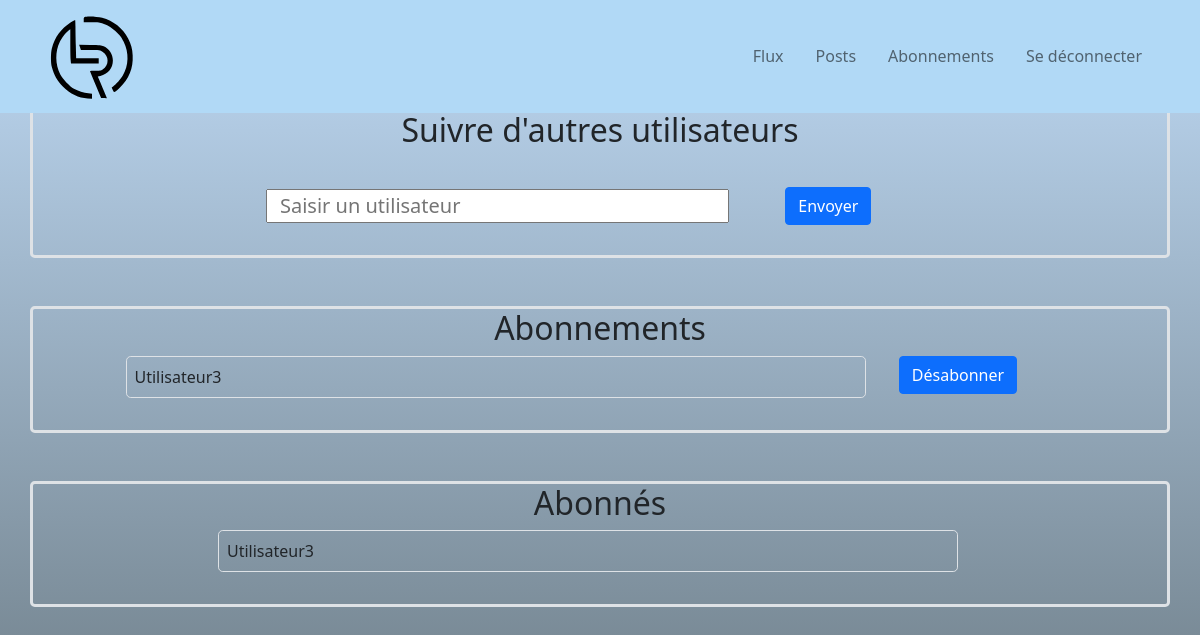
The page /ticket/follow/ (signed in) on the database as committed earlier.
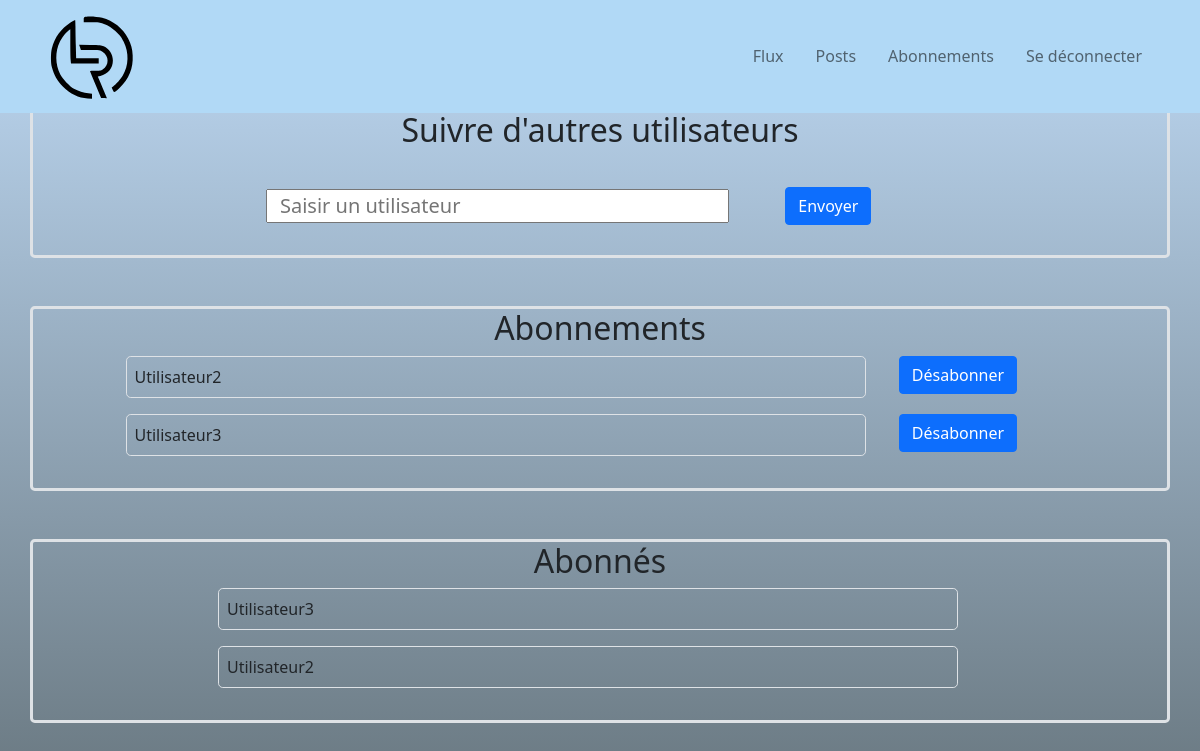
The same page on the database as committed later.
### ticket/models.py (models this page shows, shortened)
class UserFollows(models.Model):
    user = models.ForeignKey(
        to=settings.AUTH_USER_MODEL,
        on_delete=models.CASCADE,
        related_name="following"
        )
    followed_user = models.ForeignKey(
        to=settings.AUTH_USER_MODEL,
        on_delete=models.CASCADE,
        related_name="followed_by")
    class Meta:
        unique_together = ('user', 'followed_user',)

### authentication/models.py (models this page shows, shortened)
class CustomeUser(AbstractBaseUser):
    username = models.CharField(
        unique=True,
        max_length=128,
        blank=False,
        verbose_name="Nom d'utilisateur"
    )
    follows = models.ManyToManyField(
        'self',
        symmetrical=False,
        verbose_name='suivi',
        blank=True,
    )
    is_active = models.BooleanField(default=True)
    is_staff = models.BooleanField(default=False)
    is_admin = models.BooleanField(default=False)
    USERNAME_FIELD = "username"
    objects = MyUserManager()

### ticket/views.py (the view)
# urls.py: path('follow/', views.followers, name='followers'),
@login_required
def followers(request):
    users_following = UserFollows.objects.filter(user_id=request.user)
    users_by_follow = UserFollows.objects.filter(followed_user=request.user)
    error_message = ""
    if request.method == 'POST':
        form = FollowUserForm(request.POST)
        try:
            if form.is_valid():
                user = form.save(commit=False)
                user.user = request.user
                user.save()
                return redirect('followers')
        except ObjectDoesNotExist:
            error_message = "L'utilsateur n'est pas connu"
        except IntegrityError:
            error_message = "Cet utilsateur fait déja parti de vos abonnés"
    else:
        form = FollowUserForm(request.POST)
    return render(request, "ticket/follows.html", locals())

### ticket/forms.py (shortened to what this page needs)
class FollowUserForm(forms.ModelForm):
    followed_user = forms.CharField(
        max_length=128,
        widget=forms.TextInput(
            attrs={"placeholder": "Saisir un utilisateur"})
            )
    class Meta:
        model = UserFollows
        fields = ['followed_user', ]

### ticket/templates/ticket/follows.html (shortened to what this page needs)
{% extends 'base.html' %}
{% load django_bootstrap5 %}
{% block content %}
    <div class="container">
        <div class="row text-center mt-5 border border-3 rounded-3">
            <div>
                <h2>Suivre d'autres utilisateurs</h2>
            </div>
            <div class="col-xs-12 col-md-2"></div>
            <div class="col-xs-12 col-md-7">
                <form method="post">
                    <div class="row align-items-center">
                        <div class="col-10">
                            <div class="row m-3  p-3 follow">
                                {% for field in form %}
                                {{ field }}
                                {% endfor %}
                            </div>
                        </div>
                        <div class="col-2">
                            {% bootstrap_button "Envoyer" button_type="submit" button_class="btn-primary mt-3 mb-3" %}
                        </div>
                    </div>
                </form>
            </div>
        </div>
        <div class="row mt-5 border border-3 rounded-3">
            <div class="text-center">
                <h2>Abonnements</h2>
            </div>
            <div class="row mb-3">
                <div>
                    <div class="row">
                        {% for item in users_following %}
                            <div class="col-1"></div>
                            <div class="col-8 border border-1 rounded-3 p-2 mb-3">
                                {{ item.followed_user}}
                            </div>
                            <div class="col-2 text-center">
                                <a class="btn btn-primary" href="{% url 'unfollow' item.id %}">Désabonner</a>
                            </div>
                            <div class="col-1"></div>
                        {% endfor %}
                    </div>
                </div>
            </div>
        </div>
        <div class="row mt-5 border border-3 rounded-3">
            <div class="text-center">
                <h2>Abonnés</h2>
            </div>
            <div class="row mb-3">
                {% for item in users_by_follow %}
                    <div class="col-2"></div>
                    <div class="col-8 border border-1 rounded-3 p-2 mb-3">
                        {{ item.user }}
                    </div>
                    <div class="col-2"></div>
                {% endfor %}
            </div>
        </div>
    </div>
{% endblock %}

Rows that differ between the two databases and show on the page:
added UserFollows: followed_user "Utilisateur2", shown under "Abonnements"
added UserFollows: user "Utilisateur2", shown under "Abonnés"
